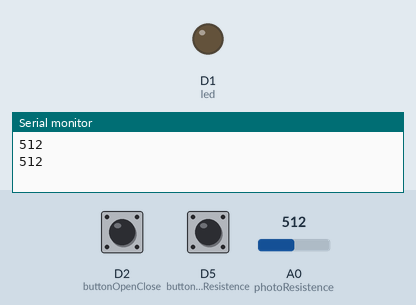
This sketch was run on a simulated ESP8266 (NodeMCU). Shown: output pins drawn as LEDs (lit = HIGH), the last lines printed to the serial monitor. Inputs (shaded band) come from the test bench; at power-on: D2 (buttonOpenClose) HIGH, D5 (buttonUsePhotoResistence) HIGH, A0 (photoResistence) = 512.

Above: at 1.8 s.
1.9 s: D2 (buttonOpenClose) pulled LOW for 1.2 s
At 2.4 s:
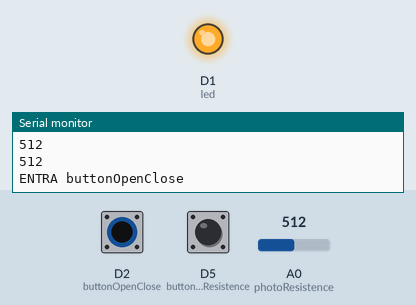
7.3 s: D2 (buttonOpenClose) pulled LOW for 3.2 s
At 11.3 s:
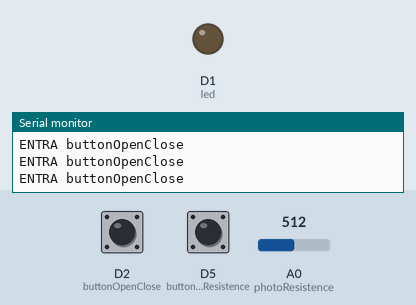
Timing chart, 0 to 12.8 s (numbered marks = the images above; inputs shaded):
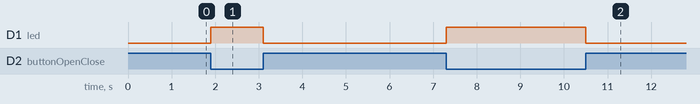

The sketch:

7-readPhotoresistence.ino
```cpp
int photoResistence = A0;
int led = D1;
int sensorValue = 0;
int limitPhotoResistence = 100;
const int buttonOpenClose = D2;
int buttonState = 0;
bool isOpen = false;
bool usePhotoResistence = true;
const int buttonUsePhotoResistence = D5;

void setup() {
  Serial.begin(9600);
  pinMode(led, OUTPUT);
  attachInterrupt(digitalPinToInterrupt(buttonOpenClose), buttonOpenCloseClick, HIGH);
  attachInterrupt(digitalPinToInterrupt(buttonUsePhotoResistence), buttonUsePhotoResistenceClick, HIGH);
}

void loop(){

  while(usePhotoResistence == true){
    sensorValue =  analogRead(photoResistence);

    if (sensorValue < limitPhotoResistence){
      openDors();
    } else {
      closeDors();
    }

    Serial.println(sensorValue);
    delay(1000);
  }

  delay(1000);
}

ICACHE_RAM_ATTR void buttonOpenCloseClick(){
  Serial.println("ENTRA buttonOpenClose");
  usePhotoResistence = false;
  if (isOpen == false) {
    openDors();
  } else {
    closeDors();
  }
}

ICACHE_RAM_ATTR void buttonUsePhotoResistenceClick(){
  Serial.println("ENTRA buttonUsePhotoResistence");
  usePhotoResistence = true;
}

void openDors(){
  digitalWrite(led, HIGH);
  isOpen = true;
}

void closeDors(){
  digitalWrite(led, LOW);
  isOpen = false;
}
```

Measured:
- after the input at 1.9 s, D1 (led): LOW → HIGH at once, → LOW 1.2 s later
- after the input at 7.3 s, D1 (led): LOW → HIGH at once, → LOW 3.2 s later
